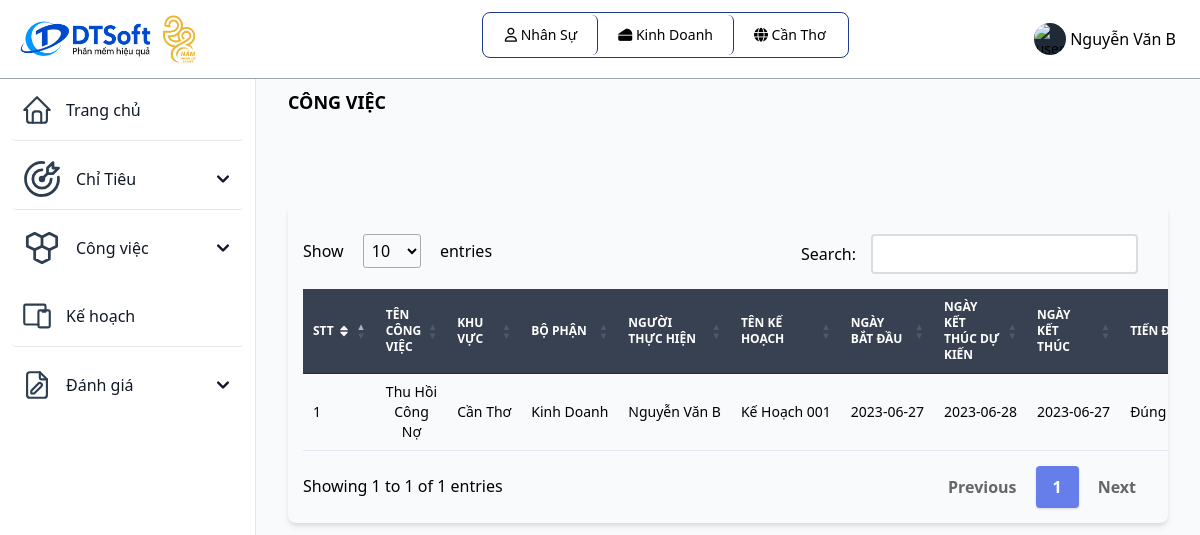
The app's page /capnhattiendocongviec.php (signed in) with its own data.
### tables this page shows
CREATE TABLE `vaitro` (
  `id_vaitro` varchar(10) primary key,
  `tenvaitro` varchar(255) NOT NULL,
  `mota` varchar(255) NOT NULL
);

CREATE TABLE `bophan` (
  `id_bophan` varchar(10) primary key,
  `id_khuvuc` varchar(10) NOT NULL,
  `tenbophan` varchar(255) NOT NULL,
  `cvchuyenmon` varchar(255) NOT NULL,
  foreign key(id_khuvuc) references khuvuc(id_khuvuc) ON UPDATE CASCADE
);

CREATE TABLE `khuvuc` (
  `id_khuvuc` varchar(10) primary key,
  `tenkhuvuc` varchar(255) NOT NULL,
  `diachi` varchar(255) NOT NULL,
  `sdt` int(20) NOT NULL
);

CREATE TABLE `tiendocongviec` (
  `id_congviec` varchar(10) primary key,
  `id_nguoidung` varchar(10) NOT NULL,
  `id_khuvuc` varchar(10) NOT NULL,
  `id_bophan` varchar(10) NOT NULL,
  `id_kehoachgiaoviec` varchar(10) NOT NULL,
  `tencongviec` varchar(255) NOT NULL,
  `trangthaicongviec` varchar(255) DEFAULT NULL,
  `thoigianbatdau` date NOT NULL,
  `thoigianketthucdukien` date NOT NULL,
  `thoigianketthuc` date DEFAULT NULL,
  foreign key(id_nguoidung) references nguoidung(id_nguoidung) ON UPDATE CASCADE,
  foreign key(id_khuvuc) references khuvuc(id_khuvuc) ON UPDATE CASCADE,
  foreign key(id_bophan) references bophan(id_bophan) ON UPDATE CASCADE,
  foreign key(id_kehoachgiaoviec) references kehoachgiaoviec(id_kehoachgiaoviec) ON UPDATE CASCADE
);

CREATE TABLE `nguoidung` (
  `id_nguoidung` varchar(10) primary key,
  `id_bophan` varchar(10) DEFAULT NULL,
  `id_vaitro` varchar(10) NOT NULL,
  `id_khuvuc` varchar(10) DEFAULT NULL,
  `tennguoidung` varchar(255) NOT NULL,
  `sdt_nd` varchar(20) NOT NULL,
  `diachi_nd` varchar(255) NOT NULL,
  `email` varchar(255) NOT NULL,
  `password` varchar(255) NOT NULL,
  `ngaysinh` date NOT NULL,
  `gioitinh` varchar(255) NOT NULL,
  foreign key(id_bophan) references bophan(id_bophan) ON UPDATE CASCADE,
  foreign key(id_vaitro) references vaitro(id_vaitro) ON UPDATE CASCADE,
  foreign key(id_khuvuc) references khuvuc(id_khuvuc) ON UPDATE CASCADE
);

CREATE TABLE `kehoachgiaoviec` (
  `id_kehoachgiaoviec` varchar(10) primary key,
  `id_bophan` varchar(10) NOT NULL,
  `id_khuvuc` varchar(10) NOT NULL,
  `tenkh` varchar(255) NOT NULL,
  `ngaybatdau` date NOT NULL,
  `ngayktdukien` date NOT NULL,
  `ngayktthucte` date DEFAULT NULL,
  `trangthai` varchar(30) NOT NULL,
  foreign key(id_khuvuc) references khuvuc(id_khuvuc) ON UPDATE CASCADE,
  foreign key(id_bophan) references bophan(id_bophan) ON UPDATE CASCADE
);

### capnhattiendocongviec.php (the view, shortened to what this page needs)
<?php
include "inc/header.php";
include "db/database.php";
?>
<div class="p-4 sm:ml-64">
  <div class="p-4 mt-14">
    <div class="mb-4 font-bold text-lg uppercase">Công việc</div>
    <div class="p-4 mt-14 flex grid">
    </div>
    <div class="mb-4">
      <div class="relative overflow-x-auto shadow-md sm:rounded-lg">
        <table class="w-full text-sm text-gray-500 dark:text-gray-400" id="myTable">
          <thead class="text-xs text-white uppercase bg-gray-700">
            <tr>
              <th class="px-3 py-3">
                <div class="flex items-center">
                  STT
                  <a href="#"></a>
                </div>
              </th>
              <th class="px-3 py-3">
                Tên công việc
              </th>
              <th class="px-3 py-3">
                Khu vực
              </th>
              <th class="px-3 py-3">
                Bộ phận
              </th>
              <th class="px-3 py-3">
                Người thực hiện
              </th>
              <th class="px-3 py-3">
                Tên kế hoạch
              </th>
              <th class="px-3 py-3">
                Ngày bắt đầu
              </th>
              <th class="px-3 py-3">
                Ngày kết thúc dự kiến
              </th>
              <th class="px-3 py-3">
                Ngày kết thúc
              </th>
              <th class="px-3 py-3">
                Tiến độ
              </th>
            </tr>
          </thead>
          <?php
          $id_vt = $_SESSION['id_vaitro'];
          if ($id_vt == "NS") {
              $condition = "id_nguoidung = '" . $id_nd . "'";
          }
          $sql = "SELECT * FROM tiendocongviec";
          if (!empty($condition)) {
              $sql .= " WHERE $condition";
          }
          $result = mysqli_query($connect, $sql);
          $stt = 0;
          while ($row = mysqli_fetch_array($result)) {
            $stt++;
            $tencongviec = $row["tencongviec"];
            $id_kehoach = $row["id_kehoachgiaoviec"];
            $id_nguoidung = $row["id_nguoidung"];
            $id_khuvuc = $row["id_khuvuc"];
            $id_bophan = $row["id_bophan"];
            $ngaybatdau = $row["thoigianbatdau"];
            $ngayketthucdukien = $row["thoigianketthucdukien"];
            $ngayketthuc = $row["thoigianketthuc"];
            $sql_nguoidung = "SELECT `tennguoidung` FROM `nguoidung` WHERE `id_nguoidung` = '" . $id_nguoidung . "'";
            $result_nguoidung = mysqli_query($connect, $sql_nguoidung);
            $row_nguoidung = mysqli_fetch_array($result_nguoidung);
            $tennguoidung = $row_nguoidung["tennguoidung"];
            $sql_kehoach = "SELECT `tenkh` FROM `kehoachgiaoviec` WHERE `id_kehoachgiaoviec` = '" . $id_kehoach . "'";
            $result_kehoach = mysqli_query($connect, $sql_kehoach);
            $row_kehoach = mysqli_fetch_array($result_kehoach);
            $tenkehoach = $row_kehoach["tenkh"];
            $sql_khuvuc = "SELECT `tenkhuvuc` FROM `khuvuc` WHERE `id_khuvuc` = '" . $id_khuvuc . "'";
            $result_khuvuc = mysqli_query($connect, $sql_khuvuc);
            $row_khuvuc = mysqli_fetch_array($result_khuvuc);
            $tenkhuvuc = $row_khuvuc["tenkhuvuc"];
            $sql_bophan = "SELECT `tenbophan` FROM `bophan` WHERE `id_bophan` = '" . $id_bophan . "'";
            $result_bophan = mysqli_query($connect, $sql_bophan);
            $row_bophan = mysqli_fetch_array($result_bophan);
            $tenbophan = $row_bophan["tenbophan"];
          ?>
            <tbody class="text-black text-center">
              <tr class="bg-white border-b dark:border-gray-700 hover:bg-gray-50">
                <td class="px-5 text-left"><?php echo $stt ?></td>
                <td class="text-center"><?php echo $tencongviec ?></td>
                <td class="px-3 py-4 font-medium whitespace-nowrap">
                  <?php echo $tenkhuvuc ?>
                </td>
                <td class="px-3 py-4 font-medium whitespace-nowrap">
                  <?php echo $tenbophan ?>
                </td>
                <td class="px-3 py-4 font-medium whitespace-nowrap">
                  <?php echo $tennguoidung ?>
                </td>
                <td class="px-3 py-4 font-medium whitespace-nowrap">
                  <?php echo $tenkehoach ?>
                </td>
                <td class="px-3 py-4 font-medium whitespace-nowrap">
                  <?php echo $ngaybatdau ?>
                </td>
                <td class="px-3 py-4 font-medium whitespace-nowrap">
                  <?php echo $ngayketthucdukien ?>
                </td>
                <td class="px-3 py-4 font-medium whitespace-nowrap">
                <?php
                  if ($ngayketthuc == '0000-00-00' or $ngayketthuc == '') {
                    echo '';
                  } else echo $ngayketthuc;
                ?>
                </td>
                <td class="px-3 py-4 font-medium whitespace-nowrap">
                <?php
                  if ($ngayketthuc == '0000-00-00' or $ngayketthuc == '') {
                    echo '';
                  } else if ($ngayketthuc > $ngayketthucdukien){
                    echo 'Trễ tiến độ';
                  } else echo 'Đúng tiến độ';
                ?>
                </td>
              </tr>
            </tbody>
          <?php
          }
          ?>
        </table>
      </div>
    </div>
  </div>
</div>
</body>
</html>

### inc/header.php (shortened to what this page needs)
<?php
 include_once('db/connect.php');
 $id_vt = $_SESSION['id_vaitro'];
 $id_nd = $_SESSION['id_nguoidung'];
?>
<!DOCTYPE html>
<html lang="en">
<head>
	<link href="https://unpkg.com/tailwindcss@2.2.19/dist/tailwind.min.css" rel=" stylesheet">
  <link rel="stylesheet" href="https://cdnjs.cloudflare.com/ajax/libs/font-awesome/6.4.0/css/all.min.css">
	<link href="https://cdn.datatables.net/1.10.19/css/jquery.dataTables.min.css" rel="stylesheet">
	<link href="https://cdn.datatables.net/responsive/2.2.3/css/responsive.dataTables.min.css" rel="stylesheet">
  <script src="https://cdn.tailwindcss.com"></script>
</head>
<body class="g-sidenav-show bg-slate-50" id="draggable">
  <nav class="fixed top-0 z-50 w-full bg-white border-b border-gray-400 dark:border-gray-100 text-black">
        <div class="px-3 py-3 lg:px-5 lg:pl-3">
          <div class="flex items-center justify-between">
            <div class="flex items-center justify-start">
              <a href="index.php" class="flex ml-2 md:mr-24">
                <img src="assets/img/logo.jpg" class="h-12 mr-3" alt="FlowBite Logo" />
              </a>
            </div>
	    <div class="divToHide flex items-center justify-start relative inline-flex items-center p-0.5 mb-2 mr-2 text-sm font-medium rounded-lg border border-blue-900">
              <span class="relative px-5 py-2.5 bg-white rounded-md border-r border-blue-900">
                <i class="fa-regular fa-user"></i>
                  <?php
                    $sql = "SELECT tenvaitro from vaitro where id_vaitro = '" . $_SESSION['id_vaitro'] ."'";
                    $result = mysqli_query($connect, $sql);
                    $row = mysqli_fetch_array($result);
                    echo $row['tenvaitro'];
                  ?>
              </span>
              <?php
              if ($_SESSION['id_bophan'] != NULL){
                $sql = "SELECT tenbophan from bophan where id_bophan = '" . $_SESSION['id_bophan'] ."'";
                $result = mysqli_query($connect, $sql);
                $row_bophan = mysqli_fetch_array($result);
              ?>
              <span class="relative px-5 py-2.5 bg-white rounded-md border-r border-blue-900">
                 <i class="fa-solid fa-cheese"></i>
                  <?php
                      echo $row_bophan['tenbophan'];
                  ?>
              </span>
              <?php
              } else echo '';
              ?>
              <?php
              if ($_SESSION['id_vaitro'] != 'QTHT'){
              ?>
              <span class="relative px-5 py-2.5 bg-white rounded-md">
                  <i class="fa-solid fa-globe"></i>
                  <?php
                    $sql = "SELECT tenkhuvuc from khuvuc where id_khuvuc = '" . $_SESSION['id_khuvuc'] ."'";
                    $result = mysqli_query($connect, $sql);
                    $row = mysqli_fetch_array($result);
                    echo $row['tenkhuvuc'];
                  ?>
              </span>
              <?php
              }
              ?>
            </div>
            <div class="flex items-center divToHide">
                <div class="flex items-center ml-3">
                  <div class="flex">
                    <button type="button" class="flex text-sm bg-gray-800 rounded-full focus:ring-4 focus:ring-gray-300 dark:focus:ring-gray-600" aria-expanded="false" data-dropdown-toggle="dropdown-user">
                      <img class="w-8 h-8 rounded-full" src="https://flowbite.com/docs/images/people/profile-picture-5.jpg" alt="user photo">
                    </button>
                    <span class="text-black p-1 cursor-pointer" data-dropdown-toggle="dropdown-user"><?php echo $_SESSION['tennguoidung']; ?></span>
                  </div>
                </div>
              </div>
          </div>
        </div>
      </nav>
      <aside id="logo-sidebar" class="fixed top-0 left-0 z-40 w-64 h-screen pt-20 transition-transform -translate-x-full bg-white border-r border-gray-200 sm:translate-x-0 dark:border-gray-100
      h-96 overflow-y-scroll scrollbar-thick scrollbar-thumb-blue-500 scrollbar-track-blue-100
      " aria-label="Sidebar">
         <div class="h-full px-3 pb-4 overflow-y-auto bg-white">
            <ul class="space-y-2 font-medium">
               <li class="border-b rounded">
                  <a href="index.php" class="flex items-center p-2 text-gray-900 rounded-lg dark:text-black hover:bg-gray-100 dark:hover:bg-gray-200">
                     <span class="ml-3">Trang chủ</span>
                  </a>
               </li>
               <?php if ($id_vt != "QLKV" && $id_vt != 'QTHT'){ ?>
               <li class="border-b rounded">
                  <button type="button" class="flex items-center w-full p-2 text-gray-900 transition duration-75 rounded-lg group hover:bg-gray-100 dark:text-black hover:bg-gray-200" aria-controls="dropdown-cv" data-collapse-toggle="dropdown-ct">
                    <span class="flex-1 ml-3 text-left whitespace-nowrap">Chỉ Tiêu</span>
                    <svg class="w-6 h-6" fill="currentColor" viewBox="0 0 20 20" xmlns="http://www.w3.org/2000/svg">
                      <path fill-rule="evenodd" d="M5.293 7.293a1 1 0 011.414 0L10 10.586l3.293-3.293a1 1 0 111.414 1.414l-4 4a1 1 0 01-1.414 0l-4-4a1 1 0 010-1.414z" clip-rule="evenodd"></path>
                    </svg>
                  </button>
               </li>
               <?php } ?>
               <?php if ($id_vt != "QLKV" && $id_vt != 'QTHT'){ ?>
               <li>
                  <button type="button" class="flex items-center w-full p-2 text-gray-900 transition duration-75 rounded-lg group hover:bg-gray-100 dark:text-black hover:bg-gray-200" aria-controls="dropdown-cv" data-collapse-toggle="dropdown-cv">
                    <span class="flex-1 ml-3 text-left whitespace-nowrap">Công việc</span>
                    <svg class="w-6 h-6" fill="currentColor" viewBox="0 0 20 20" xmlns="http://www.w3.org/2000/svg">
                      <path fill-rule="evenodd" d="M5.293 7.293a1 1 0 011.414 0L10 10.586l3.293-3.293a1 1 0 111.414 1.414l-4 4a1 1 0 01-1.414 0l-4-4a1 1 0 010-1.414z" clip-rule="evenodd"></path>
                    </svg>
                  </button>
               </li>
               <?php } ?>
               <?php
                    if ($id_vt == "QLBP" || $id_vt == "NS"){
                ?>
               <li class="border-b rounded">
                  <a href="kehoachgiaoviec.php" class="flex items-center p-2 text-gray-900 rounded-lg dark:text-black hover:bg-gray-100 dark:hover:bg-gray-200">
                    <span class="flex-1 ml-3 whitespace-nowrap">Kế hoạch</span>
                  </a>
               </li>
               <?php } ?>
               <li>
                <button type="button" class="flex items-center w-full p-2 text-gray-900 transition duration-75 rounded-lg group hover:bg-gray-100 dark:text-black hover:bg-gray-200" aria-controls="dropdown-example" data-collapse-toggle="dropdown-example">
                      <span class="flex-1 ml-3 text-left whitespace-nowrap">Đánh giá</span>
                      <svg class="w-6 h-6" fill="currentColor" viewBox="0 0 20 20" xmlns="http://www.w3.org/2000/svg"><path fill-rule="evenodd" d="M5.293 7.293a1 1 0 011.414 0L10 10.586l3.293-3.293a1 1 0 111.414 1.414l-4 4a1 1 0 01-1.414 0l-4-4a1 1 0 010-1.414z" clip-rule="evenodd"></path></svg>
                </button>
             </li>
            </ul>
         </div>
      </aside>

### inc/header.php (style rules this page uses)
table.dataTable.no-footer { border-bottom: 1px solid #e2e8f0; margin-top: 0.75em; margin-bottom: 0.75em; }

### records on screen
vaitro: tenvaitro "Nhân Sự"
bophan: tenbophan "Kinh Doanh"
khuvuc: tenkhuvuc "Cần Thơ"
tiendocongviec: tencongviec "Thu Hồi Công Nợ", id_khuvuc.tenkhuvuc "Cần Thơ", id_bophan.tenbophan "Kinh Doanh", id_nguoidung.tennguoidung "Nguyễn Văn B", id_kehoachgiaoviec.tenkh "Kế Hoạch 001", thoigianbatdau "2023-06-27", thoigianketthucdukien "2023-06-28", thoigianketthuc "2023-06-27", shows "Đúng…"

### other values on screen
$_SESSION['tennguoidung'] "Nguyễn Văn B"
